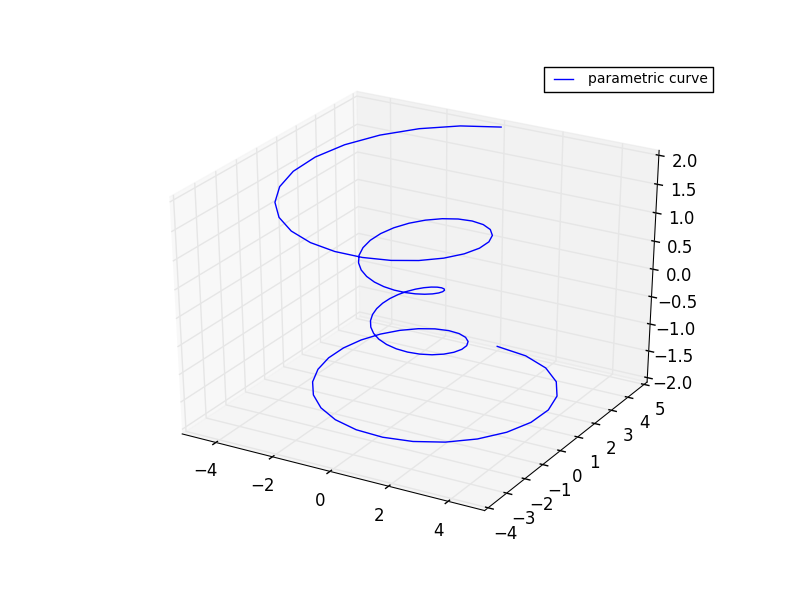

The Python source for this figure:
import matplotlib as mpl
from mpl_toolkits.mplot3d import Axes3D
import numpy as np
import matplotlib.pyplot as plt

mpl.rcParams['legend.fontsize'] = 10

fig = plt.figure()
ax = fig.gca(projection='3d')
theta = np.linspace(-4 * np.pi, 4 * np.pi, 100)
z = np.linspace(-2, 2, 100)
r = z**2 + 1
x = r * np.sin(theta)
y = r * np.cos(theta)
ax.plot(x, y, z, label='parametric curve')
ax.legend()

plt.savefig('lines3d_demo.png')
plt.close(fig)

